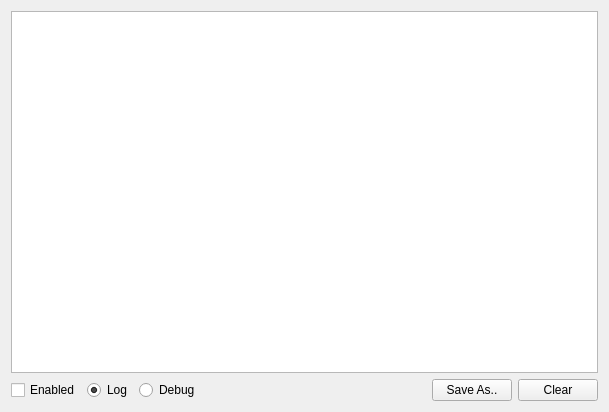
<?xml version="1.0" encoding="UTF-8"?>
<ui version="4.0">
 <class>DebugViewer</class>
 <widget class="QWidget" name="DebugViewer">
  <property name="geometry">
   <rect>
    <x>0</x>
    <y>0</y>
    <width>609</width>
    <height>412</height>
   </rect>
  </property>
  <property name="windowTitle">
   <string>TidexTrader [DEBUG VIEWER]</string>
  </property>
  <layout class="QGridLayout" name="gridLayout">
   <item row="1" column="3">
    <spacer name="horizontalSpacer">
     <property name="orientation">
      <enum>Qt::Horizontal</enum>
     </property>
     <property name="sizeHint" stdset="0">
      <size>
       <width>401</width>
       <height>20</height>
      </size>
     </property>
    </spacer>
   </item>
   <item row="1" column="1">
    <widget class="QRadioButton" name="radioLog">
     <property name="text">
      <string>Log</string>
     </property>
     <property name="checked">
      <bool>true</bool>
     </property>
    </widget>
   </item>
   <item row="1" column="5">
    <widget class="QPushButton" name="buttonClearLog">
     <property name="text">
      <string>Clear</string>
     </property>
    </widget>
   </item>
   <item row="1" column="2">
    <widget class="QRadioButton" name="radioDebug">
     <property name="text">
      <string>Debug</string>
     </property>
    </widget>
   </item>
   <item row="1" column="0">
    <widget class="QCheckBox" name="checkEnabled">
     <property name="text">
      <string>Enabled</string>
     </property>
    </widget>
   </item>
   <item row="0" column="0" colspan="6">
    <widget class="QPlainTextEdit" name="debugText">
     <property name="undoRedoEnabled">
      <bool>false</bool>
     </property>
     <property name="readOnly">
      <bool>true</bool>
     </property>
     <property name="maximumBlockCount">
      <number>10000</number>
     </property>
    </widget>
   </item>
   <item row="1" column="4">
    <widget class="QPushButton" name="buttonSaveAs">
     <property name="text">
      <string>Save As..</string>
     </property>
    </widget>
   </item>
  </layout>
 </widget>
 <layoutdefault spacing="6" margin="11"/>
 <resources/>
 <connections>
  <connection>
   <sender>buttonClearLog</sender>
   <signal>clicked()</signal>
   <receiver>debugText</receiver>
   <slot>clear()</slot>
   <hints>
    <hint type="sourcelabel">
     <x>564</x>
     <y>380</y>
    </hint>
    <hint type="destinationlabel">
     <x>543</x>
     <y>311</y>
    </hint>
   </hints>
  </connection>
 </connections>
</ui>
